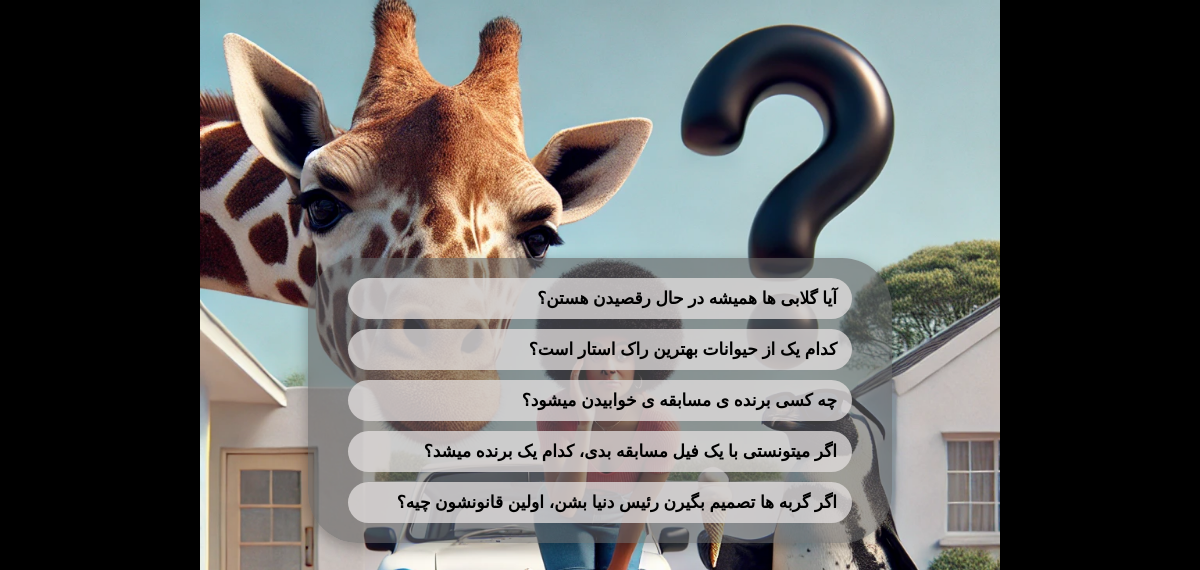
Screenshot of /polls/ with the database file from the repository.
### polls/models.py (models this page shows, shortened)
class Question(models.Model):
    question_text = models.CharField(max_length=200)
    pub_date = models.DateTimeField("date published")

### polls/views.py (the view)
# urls.py: path("", views.IndexView.as_view(), name="index"),
class IndexView(generic.ListView):
    template_name = "polls/index.html"
    context_object_name = "latest_question_list"
    def get_queryset(self):
        return Question.objects.filter(pub_date__lte=timezone.now()).order_by("-pub_date")[:5]

### polls/templates/polls/index.html
{% load static %}
<link rel="stylesheet" href="{% static 'polls/style.css' %}">
<body style="background-image: url('{% static "polls/images/spammy_questions.png" %}');
    display: flex;
    align-items: center;
    justify-content: center;">
    <div class="questions-container">
    {% if latest_question_list %}
    <ul class="question-list">
        {% for question in latest_question_list %}
        <li><a class="question-item" href="{% url 'polls:detail' question.id %}">
            {{ question.question_text }}
        </a></li>
        {% endfor %}
    </ul>
{% else %}
    <p>No polls are available.</p>
{% endif %}
</div>
</body>

### polls/static/polls/style.css (style rules this page uses)
body { background: rgb(255, 255, 255) url("images/spammy_questions.png") no-repeat; background-color: #000000; margin: 0; padding: 0; font-family: 'IRANSans', Arial, sans-serif; background-size: contain; background-position: center; background-repeat: no-repeat; }
.questions-container { background-color: rgba(99, 98, 98, 0.603); padding: 20px 40px; border-radius: 50px; width: 42%; max-width: 800px; box-shadow: 0 5px 15px rgba(0, 0, 0, 0.3); }
.question-list { list-style: none; padding: 0; margin: 0; display: flex; flex-direction: column; gap: 10px; }
.question-item { display: block; padding: 10px 15px; text-align: right; text-decoration: none; color: rgb(0, 0, 0); background-color: rgba(228, 223, 223, 0.753); border-radius: 30px; font-weight: bold; font-size: 17px; transition: transform 0.3s ease, box-shadow 0.3s ease, background-color 0.3s ease; }

### rows the page displays
Question: question_text "آیا گلابی ها همیشه در حال رقصیدن هستن؟"
Question: question_text "کدام یک از حیوانات بهترین راک استار است؟"
Question: question_text "چه کسی برنده ی مسابقه ی خوابیدن میشود؟"
Question: question_text "اگر میتونستی با یک فیل مسابقه بدی، کدام یک برنده میشد؟"
Question: question_text "اگر گربه ها تصمیم بگیرن رئیس دنیا بشن، اولین قانونشون چیه؟"
